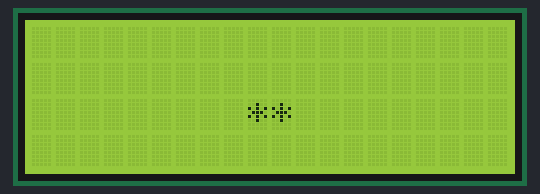
Bench run of a sketch on a simulated Arduino Uno, built with avr-gcc and run on an emulated ATmega328P. Shown: 20×4 character LCD.

Above: at 0.1 s.
At 1.1 s:
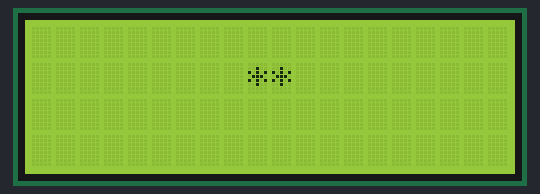

The sketch:

EXP010_LCD_print_star.ino
```cpp
#include <LiquidCrystal.h>
int rs = 13, en = 12, d4 = 14, d5 = 27, d6 = 26, d7 = 25;
LiquidCrystal lcd(rs, en, d4, d5, d6, d7);

void setup() {
  lcd.begin(20, 4);
  Serial.begin(9600);
}

int count = 0;
void loop() {
  int  star = 2;
  lcd.setCursor((20-star)/2, 1);
  for(int i = 0; i < star; i++){
    if(count%2)lcd.write('*');
    else lcd.write(' ');
  }

  lcd.setCursor((20-star)/2, 2);
  for(int i = 0; i < star; i++){
    if(count%2)lcd.write(' ');
    else lcd.write('*');
  }

  delay(1000);
  count++;
}
```

Measured:
- what the display in image 1 shows lasts 1.0 s, from 1.1 s to 2.1 s
